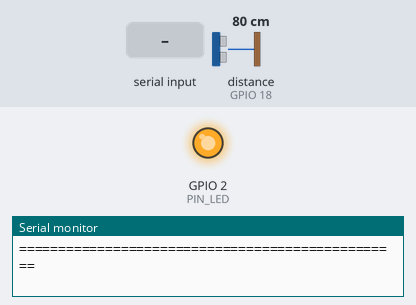
Recording of a sketch running on a simulated ESP32. On the bench: output pins drawn as LEDs (lit = HIGH), the last lines printed to the serial monitor. Wiring (inferred from the names in the program): ultrasonic range finder: trigger GPIO 5; echo GPIO 18. Dashed ring = blinking. The test bench sets the inputs (shaded band); at power-on: distance to the obstacle (sensor on GPIO 18) 80 cm. The echo pulse lasts 58.3 µs per cm; pins used as bus, display or sensor lines are not drawn.

Above: at 1.3 s.
1.4 s: "speaking\n" received over Serial
At 1.55 s:
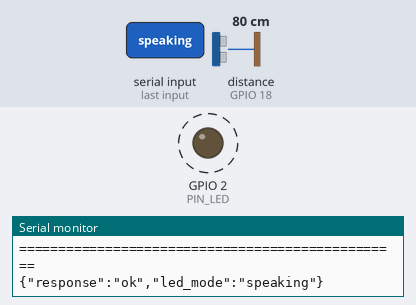
4.4 s: "thinking\n" received over Serial
7.4 s: distance to the obstacle (sensor on GPIO 18) set to 83 cm
At 8.1 s:
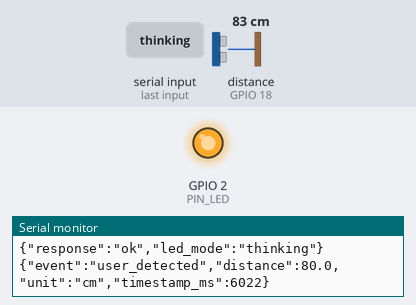
10.4 s: distance to the obstacle (sensor on GPIO 18) set to 2 cm
Timing chart, 0 to 14.4 s (numbered marks = the images above; inputs shaded):
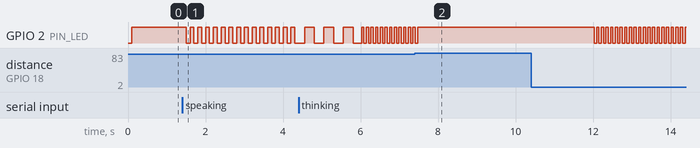

Measured:
- the behaviour switches between 80 and 81 cm on distance to the obstacle (sensor on GPIO 18) (found by bisection; images 1 and 2)
- after the input at 1.4 s, GPIO 2 (PIN_LED): alternates HIGH for 0.10 s and LOW for 0.10 s, starting after 0.10 s
- after the input at 7.4 s, GPIO 2 (PIN_LED): goes on until 7.5 s, then stays HIGH
- after the input at 10.4 s, GPIO 2 (PIN_LED): alternates HIGH for 0.06 s and LOW for 0.06 s, starting after 1.6 s

The sketch:

esp32_firmware.ino
```cpp
/*
 * ==============================================================================
 * โครงการ: น้องเพชร AI Smart Guide (Nong Phet AI Assistant)
 * โมดูล: ระบบสมองกลฝังตัวและไอโอที (ESP32 Embedded IoT Controller)
 * มาตรฐาน: สอดคล้องเกณฑ์การประเมินสิ่งประดิษฐ์ สอศ. ข้อ 4.2 (GPIO Input/Output)
 * ------------------------------------------------------------------------------
 * คำอธิบายการทำงาน:
 * 1. Input: อ่านค่าระยะทางจากเซนเซอร์อัลตราโซนิก (HC-SR04) แบบ Non-blocking (millis)
 * 2. Output 1: ควบคุมไฟ LED แสดงสถานะ (GPIO 2) ปรับตามสถานะ (พร้อมใช้งาน/ตรวจพบคน/AI กำลังพูด)
 * 3. Output 2: ส่งข้อมูล JSON ผ่าน USB Serial (UART) ไปยัง Flask Server เมื่อตรวจพบคน (< 80 cm)
 * 4. Bidirectional UART: รองรับคำสั่ง JSON จาก Flask/Python เพื่อควบคุมไฟ LED จากระบบ AI
 * ==============================================================================
 * การต่อวงจร (Wiring Diagram):
 * ESP32 Pin        Component Pin           หมายเหตุ
 * ------------------------------------------------------------------------------
 * 5V (VIN)   --->  HC-SR04 VCC            (แหล่งจ่ายไฟเซนเซอร์)
 * GND        --->  HC-SR04 GND            (กราวด์ร่วม)
 * GPIO 5     --->  HC-SR04 TRIG           (ส่งสัญญาณพัลส์ Trigger)
 * GPIO 18    <---  HC-SR04 ECHO (ผ่าน R)   (รับสัญญาณพัลส์ Echo *ดูวงจรแบ่งแรงดันด้านล่าง*)
 * GPIO 2     --->  LED Anode (+) ผ่าน 220Ω (ไฟสถานะ Onboard หรือ External LED)
 * GND        --->  LED Cathode (-)        (ขาลบของ LED)
 * ------------------------------------------------------------------------------
 * *คำแนะนำความปลอดภัยแรงดันไฟฟ้า (Voltage Divider สำหรับขา ECHO):*
 * ขา ECHO ของ HC-SR04 จ่ายไฟ 5V แต่ขา GPIO ของ ESP32 รับได้ 3.3V
 * วงจรแบ่งแรงดัน: HC-SR04 ECHO ---> [ตัวต้านทาน 1kΩ] ---> GPIO 18 ---> [ตัวต้านทาน 2kΩ] ---> GND
 * (หรือหากใช้เซนเซอร์รุ่น HC-SR04P หรือ RCWL-9610 สามารถต่อไฟ 3.3V ได้โดยตรง)
 * ==============================================================================
 */

#include <Arduino.h>

// --- กำหนดหมายเลขขา GPIO ตามเกณฑ์ สอศ. ข้อ 4.2 ---
const int PIN_TRIG = 5;      // GPIO 5 : Output ส่งคลื่น Ultrasonic
const int PIN_ECHO = 18;     // GPIO 18: Input รับคลื่นสะท้อน Ultrasonic
const int PIN_LED  = 2;      // GPIO 2 : Output ไฟ LED แสดงสถานะ (Onboard LED ESP32)

// --- การตั้งค่าพารามิเตอร์การตรวจจับ ---
const float DISTANCE_THRESHOLD = 80.0;     // ระยะตรวจจับผู้ใช้: น้อยกว่า 80 ซม.
const unsigned long SENSOR_INTERVAL = 100;  // ความถี่ในการอ่านเซนเซอร์ (ms)
const unsigned long TRIGGER_COOLDOWN = 6000; // ระยะเวลาหน่วงป้องกันการส่งข้อความซ้ำ (Cooldown 6 วินาที)

// --- ตัวแปรจัดการเวลา (Non-blocking using millis) ---
unsigned long lastSensorReadTime = 0;
unsigned long lastTriggerTime = 0;
unsigned long lastBlinkTime = 0;

// --- สถานะไฟ LED (LED State Machine) ---
enum LedMode {
  LED_IDLE,       // สว่างค้าง: ระบบพร้อมทำงาน
  LED_SPEAKING,   // กะพริบเร็ว (100ms): กำลังโต้ตอบ/ส่งเสียงพูด
  LED_THINKING,   // กะพริบปานกลาง (250ms): กำลังประมวลผล AI
  LED_DETECTED,   // กะพริบเตือนระยะ (50ms): ตรวจพบคนเข้าใกล้
  LED_OFF         // ดับไฟ
};

LedMode currentLedMode = LED_IDLE;
bool ledState = false;
int blinkInterval = 200;

// บัฟเฟอร์สำหรับอ่านคำสั่ง Serial
String serialBuffer = "";

// ฟังก์ชันวัดระยะทางแบบปลอดภัย มี Timeout
float measureDistance() {
  // สร้างพัลส์ LOW 2us เพื่อให้สัญญาณนิ่ง
  digitalWrite(PIN_TRIG, LOW);
  delayMicroseconds(2);

  // ยิงพัลส์ HIGH 10us เพื่อกระตุ้นเซนเซอร์
  digitalWrite(PIN_TRIG, HIGH);
  delayMicroseconds(10);
  digitalWrite(PIN_TRIG, LOW);

  // อ่านระยะเวลาที่พัลส์สะท้อนกลับ (Timeout 30,000 us = ~5 เมตร)
  unsigned long duration = pulseIn(PIN_ECHO, HIGH, 30000);

  if (duration == 0) {
    return -1.0; // ไม่พบสัญญาณสะท้อนหรืออยู่นอกระยะ
  }

  // คำนวณระยะทาง: ความเร็วเสียง 343 m/s = 0.0343 cm/us (หาร 2 ไป-กลับ)
  float distance = (duration * 0.0343) / 2.0;
  return distance;
}

// อัปเดตสถานะไฟ LED แบบ Non-blocking
void updateLedState() {
  unsigned long now = millis();

  switch (currentLedMode) {
    case LED_IDLE:
      digitalWrite(PIN_LED, HIGH); // ติดค้าง
      break;

    case LED_OFF:
      digitalWrite(PIN_LED, LOW); // ดับ
      break;

    case LED_SPEAKING:
      blinkInterval = 100; // กะพริบเร็วมากขณะ AI พูด
      if (now - lastBlinkTime >= blinkInterval) {
        lastBlinkTime = now;
        ledState = !ledState;
        digitalWrite(PIN_LED, ledState ? HIGH : LOW);
      }
      break;

    case LED_THINKING:
      blinkInterval = 250; // กะพริบเป็นจังหวะครุ่นคิด
      if (now - lastBlinkTime >= blinkInterval) {
        lastBlinkTime = now;
        ledState = !ledState;
        digitalWrite(PIN_LED, ledState ? HIGH : LOW);
      }
      break;

    case LED_DETECTED:
      blinkInterval = 60; // กะพริบเตือนถี่สั้นๆ
      if (now - lastBlinkTime >= blinkInterval) {
        lastBlinkTime = now;
        ledState = !ledState;
        digitalWrite(PIN_LED, ledState ? HIGH : LOW);
      }
      break;
  }
}

// ฟังก์ชันประมวลผลคำสั่ง Serial ขาเข้าจากคอมพิวเตอร์ (JSON/Plain Command)
void processIncomingCommand(String cmd) {
  cmd.trim();
  if (cmd.length() == 0) return;

  // รองรับทั้งคำสั่งแบบง่าย และ JSON string
  if (cmd.indexOf("\"state\":\"speaking\"") != -1 || cmd.equalsIgnoreCase("speaking")) {
    currentLedMode = LED_SPEAKING;
    Serial.println("{\"response\":\"ok\",\"led_mode\":\"speaking\"}");
  }
  else if (cmd.indexOf("\"state\":\"thinking\"") != -1 || cmd.equalsIgnoreCase("thinking")) {
    currentLedMode = LED_THINKING;
    Serial.println("{\"response\":\"ok\",\"led_mode\":\"thinking\"}");
  }
  else if (cmd.indexOf("\"state\":\"idle\"") != -1 || cmd.equalsIgnoreCase("idle")) {
    currentLedMode = LED_IDLE;
    Serial.println("{\"response\":\"ok\",\"led_mode\":\"idle\"}");
  }
  else if (cmd.indexOf("\"state\":\"off\"") != -1 || cmd.equalsIgnoreCase("off")) {
    currentLedMode = LED_OFF;
    Serial.println("{\"response\":\"ok\",\"led_mode\":\"off\"}");
  }
  else if (cmd.indexOf("ping") != -1) {
    Serial.println("{\"response\":\"pong\",\"device\":\"ESP32_NONGPHET_IOT\",\"uptime_ms\":" + String(millis()) + "}");
  }
}

void setup() {
  // เริ่มต้น Serial UART ความเร็วสูง 115200 bps
  Serial.begin(115200);
  delay(100);

  // กำหนดโหมดการทำงานของขา GPIO ตามเกณฑ์ สอศ.
  pinMode(PIN_TRIG, OUTPUT);
  pinMode(PIN_ECHO, INPUT);
  pinMode(PIN_LED, OUTPUT);

  // เริ่มต้นสถานะเริ่มต้น
  digitalWrite(PIN_TRIG, LOW);
  digitalWrite(PIN_LED, HIGH); // ติดค้างแสดงความพร้อม

  // ส่งข้อมูลระบุตัวตนของบอร์ด ESP32 เมื่อบูตเสร็จ
  Serial.println();
  Serial.println("=================================================");
  Serial.println("{\"device\":\"ESP32_NONGPHET_IOT\",\"version\":\"1.0.0\",\"status\":\"ready\"}");
  Serial.println("=================================================");
}

void loop() {
  unsigned long currentMillis = millis();

  // 1. อ่านคำสั่งที่ส่งมาจากคอมพิวเตอร์ผ่าน Serial (UART)
  while (Serial.available() > 0) {
    char c = (char)Serial.read();
    if (c == '\n' || c == '\r') {
      if (serialBuffer.length() > 0) {
        processIncomingCommand(serialBuffer);
        serialBuffer = "";
      }
    } else {
      if (serialBuffer.length() < 128) {
        serialBuffer += c;
      }
    }
  }

  // 2. ตรวจสอบระยะทางจากเซนเซอร์ Ultrasonic แบบตามรอบเวลา (Non-blocking)
  if (currentMillis - lastSensorReadTime >= SENSOR_INTERVAL) {
    lastSensorReadTime = currentMillis;

    float distance = measureDistance();

    // หากพบระยะทางที่ถูกต้องและอยู่ในเกณฑ์ตรวจจับ (< 80 ซม.)
    if (distance > 0 && distance < DISTANCE_THRESHOLD) {
      // ตรวจสอบว่าพ้นระยะ Cooldown หรือยัง เพื่อไม่ให้ส่งสัญญาณรัวเกินไป
      if (currentMillis - lastTriggerTime >= TRIGGER_COOLDOWN) {
        lastTriggerTime = currentMillis;
        currentLedMode = LED_DETECTED;

        // ส่งข้อความ JSON Output ไปยังเครื่องคอมพิวเตอร์ผ่าน Serial
        Serial.print("{\"event\":\"user_detected\",\"distance\":");
        Serial.print(distance, 1);
        Serial.print(",\"unit\":\"cm\",\"timestamp_ms\":");
        Serial.print(currentMillis);
        Serial.println("}");
      }
    } else {
      // เมื่อไม่มีคนหรือคนเดินออกห่าง และไม่ได้อยู่ในโหมด AI Speaking ให้กลับเป็น IDLE
      if (currentLedMode == LED_DETECTED && (currentMillis - lastTriggerTime > 1500)) {
        currentLedMode = LED_IDLE;
      }
    }
  }

  // 3. ควบคุมไฟ LED ตาม State Machine (Non-blocking)
  updateLedState();
}
```
